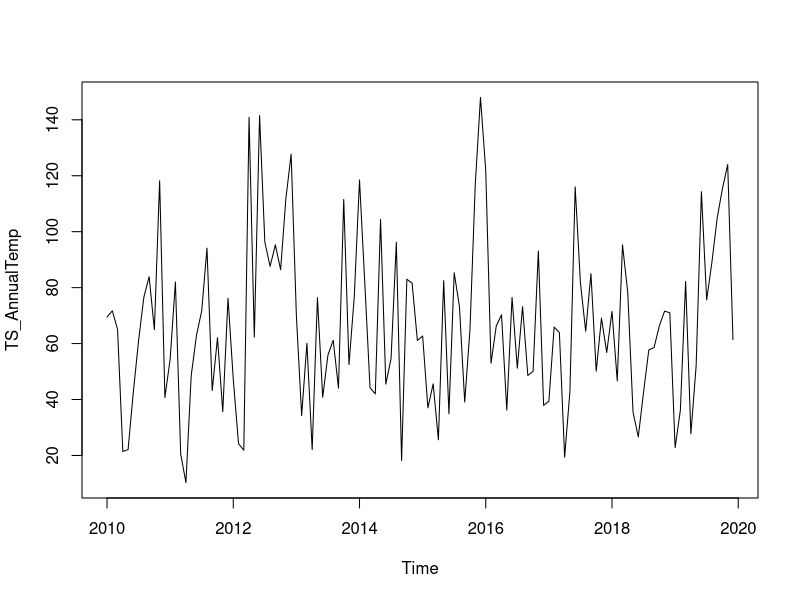
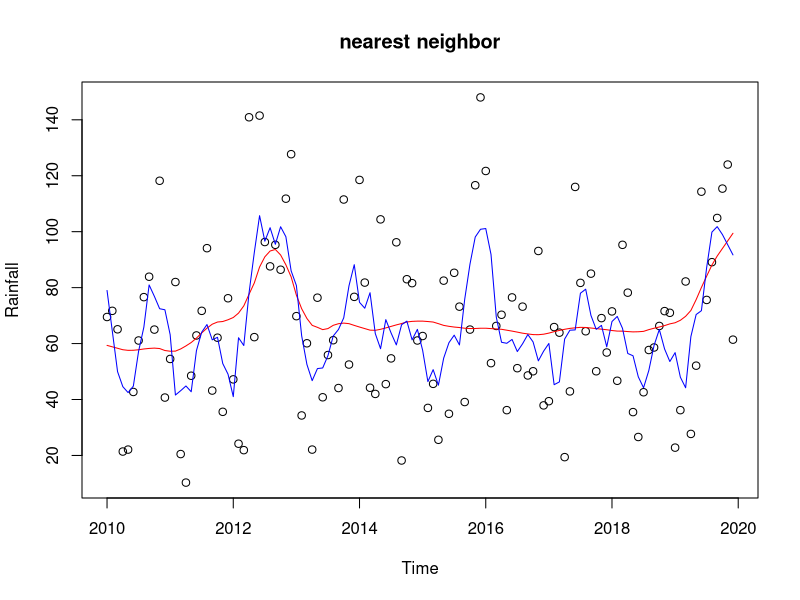
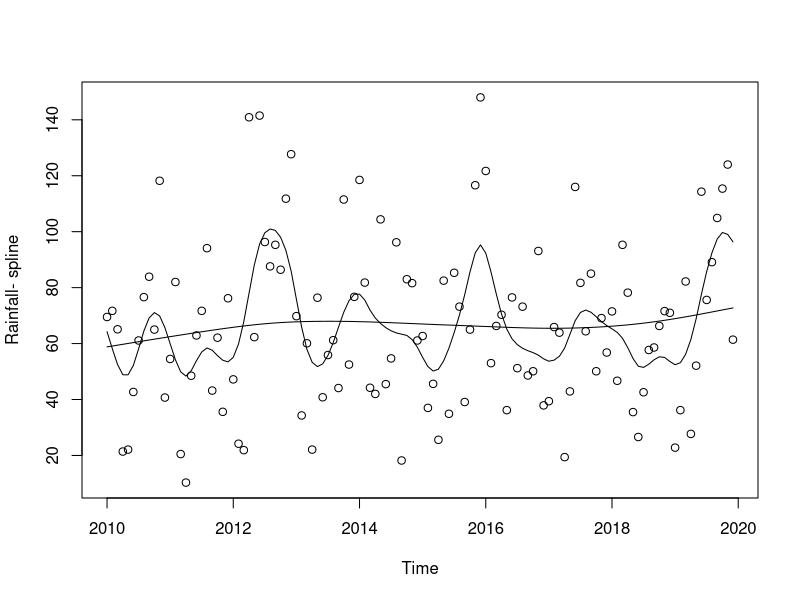

Reproduce these figures in R, in order.
setwd("F:\\Backup\\Youtube\\Videos\\Time series analysis")

weather = read.csv('S2 L4 Rainfall Temparature.csv', header=TRUE, stringsAsFactors=FALSE)
smove=weather[,4:4]
TS_AnnualTemp=ts(smove,start=c(2010,1), end=c(2019, 12), frequency=12)
plot(TS_AnnualTemp)


plot(TS_AnnualTemp, type='p', ylab='Rainfall', main='nearest neighbor'  )
lines(supsmu(time(TS_AnnualTemp), TS_AnnualTemp, span="cv"), col="red")
lines(supsmu(time(TS_AnnualTemp), TS_AnnualTemp, span=0.01), col="blue")


plot(TS_AnnualTemp, type='p', ylab='Rainfall- spline')
lines(smooth.spline(time(TS_AnnualTemp), TS_AnnualTemp))
lines(smooth.spline(time(TS_AnnualTemp), TS_AnnualTemp, spar=1))

